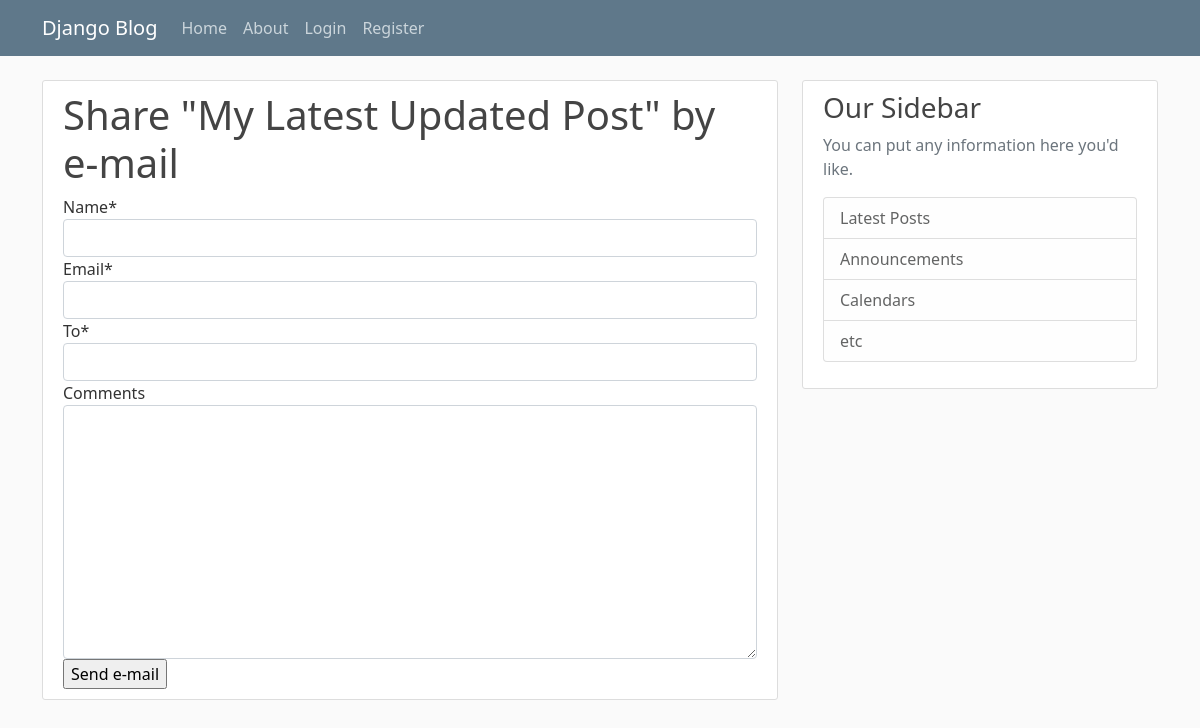
The app's page /83/share/, older data.
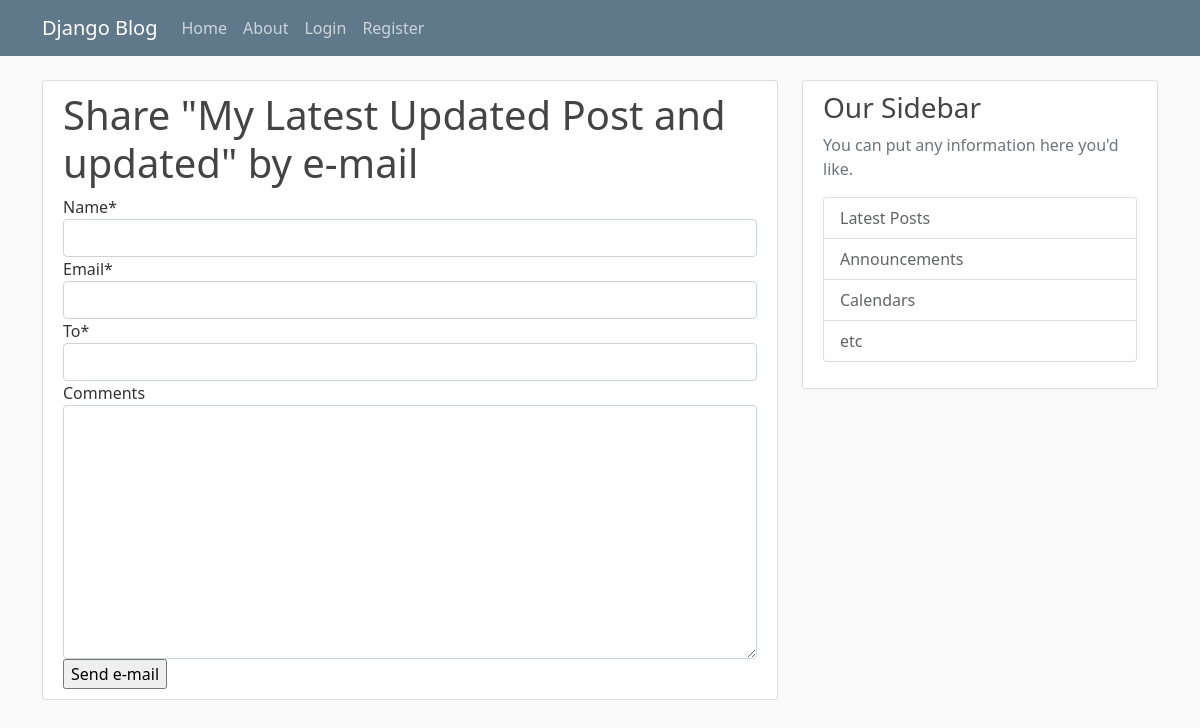
The same page, newer data.
### blog/models.py (models this page shows, shortened)
class Post(models.Model):
    title = models.CharField(max_length = 100)
    content = models.TextField()
    date_posted = models.DateTimeField(default=timezone.now)
    author = models.ForeignKey(User, on_delete = models.CASCADE, db_constraint=False)

### blog/views.py (the view)
# urls.py: path('<int:post_id>/share/',views.post_share, name='post_share'),
def post_share(request, post_id):
    post = get_object_or_404(Post, id=post_id)
    send = False
    if request.method == 'POST':
        form = EmailPostForm(request.POST)
        if form.is_valid():
            cleanData = form.cleaned_data
            post_url = request.build_absolute_uri(post.get_absolute_url())
            subject = f"{cleanData['name']} recommends you read " \
            f"{post.title}"
            message = f"Read {post.title} at {post_url}\n\n" \
            f"{cleanData['name']}\'s comments: {cleanData['comments']}"
            send_mail(subject, message, 'abdo.mo.py3@gmail.com',
            [cleanData['to']])
            send = True
    else:
        form = EmailPostForm()
    return render(request, 'blog/share.html', {'post': post,
    'form': form,'send': send})

### blog/forms.py
class EmailPostForm(forms.Form):
    name = forms.CharField(max_length=25)
    email = forms.EmailField()
    to = forms.EmailField()
    comments = forms.CharField(required=False, widget=forms.Textarea)

### blog/templates/blog/share.html (shortened to what this page needs)
{% extends "blog/base.html" %}
{% load crispy_forms_tags %}
{% block content %}
    <div class="content-section">
        {% if sent %}
            <h1>E-mail successfully sent</h1>
            <p>"{{ post.title }}" was successfully sent to
                {{ form.cleaned_data.to }}.
            </p>
        {% else %}
            <h1>Share "{{ post.title }}" by e-mail</h1>
            <form method="post">
                {{ form|crispy }}
            <input type="submit" value="Send e-mail">
            </form>
        {% endif %}
    </div>
{% endblock %}

Row changes from the older to the newer data that the page shows:
changed Post: title "My Latest Updated Post" → "My Latest Updated Post and updated"
